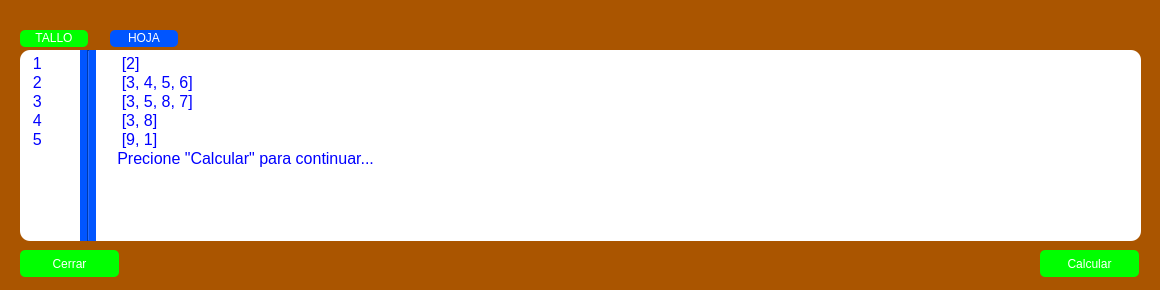
<?xml version="1.0" encoding="UTF-8"?>
<ui version="4.0">
 <class>Form</class>
 <widget class="QWidget" name="Form">
  <property name="geometry">
   <rect>
    <x>0</x>
    <y>0</y>
    <width>1160</width>
    <height>290</height>
   </rect>
  </property>
  <property name="windowTitle">
   <string>Tallo y hoja</string>
  </property>
  <property name="styleSheet">
   <string notr="true">background-color: rgb(170, 85, 0);</string>
  </property>
  <widget class="QPushButton" name="conector">
   <property name="geometry">
    <rect>
     <x>1040</x>
     <y>250</y>
     <width>99</width>
     <height>27</height>
    </rect>
   </property>
   <property name="styleSheet">
    <string notr="true">background-color: rgb(0, 255, 0);
font: 63 12pt &quot;Century Schoolbook L&quot;;
border-radius: 5px;
color: rgb(255, 255, 255);</string>
   </property>
   <property name="text">
    <string>Calcular</string>
   </property>
  </widget>
  <widget class="QLabel" name="label_2">
   <property name="geometry">
    <rect>
     <x>20</x>
     <y>30</y>
     <width>68</width>
     <height>17</height>
    </rect>
   </property>
   <property name="styleSheet">
    <string notr="true">background-color: rgb(0, 255, 0);
font: 63 12pt &quot;Century Schoolbook L&quot;;
border-radius: 5px;</string>
   </property>
   <property name="text">
    <string>&lt;html&gt;&lt;head/&gt;&lt;body&gt;&lt;p align=&quot;center&quot;&gt;&lt;span style=&quot; color:#ffffff;&quot;&gt;TALLO&lt;/span&gt;&lt;/p&gt;&lt;/body&gt;&lt;/html&gt;</string>
   </property>
  </widget>
  <widget class="QLabel" name="label_3">
   <property name="geometry">
    <rect>
     <x>110</x>
     <y>30</y>
     <width>68</width>
     <height>17</height>
    </rect>
   </property>
   <property name="styleSheet">
    <string notr="true">background-color: rgb(0, 85, 255);
font: 63 12pt &quot;Century Schoolbook L&quot;;
border-radius: 5px;</string>
   </property>
   <property name="text">
    <string>&lt;html&gt;&lt;head/&gt;&lt;body&gt;&lt;p align=&quot;center&quot;&gt;&lt;span style=&quot; color:#ffffff;&quot;&gt;HOJA&lt;/span&gt;&lt;/p&gt;&lt;/body&gt;&lt;/html&gt;</string>
   </property>
  </widget>
  <widget class="QTextEdit" name="arbol_text">
   <property name="geometry">
    <rect>
     <x>20</x>
     <y>50</y>
     <width>1121</width>
     <height>191</height>
    </rect>
   </property>
   <property name="styleSheet">
    <string notr="true">background-color: rgb(255, 255, 255);
font: 63 12pt &quot;Century Schoolbook L&quot;;
border-radius: 10px;
color: rgb(0, 0, 255);</string>
   </property>
   <property name="html">
    <string>&lt;!DOCTYPE HTML PUBLIC &quot;-//W3C//DTD HTML 4.0//EN&quot; &quot;http://www.w3.org/TR/REC-html40/strict.dtd&quot;&gt;
&lt;html&gt;&lt;head&gt;&lt;meta name=&quot;qrichtext&quot; content=&quot;1&quot; /&gt;&lt;style type=&quot;text/css&quot;&gt;
p, li { white-space: pre-wrap; }
&lt;/style&gt;&lt;/head&gt;&lt;body style=&quot; font-family:'Century Schoolbook L'; font-size:12pt; font-weight:56; font-style:normal;&quot;&gt;
&lt;p style=&quot; margin-top:0px; margin-bottom:0px; margin-left:0px; margin-right:0px; -qt-block-indent:0; text-indent:0px;&quot;&gt;  1	    [2]&lt;/p&gt;
&lt;p style=&quot; margin-top:0px; margin-bottom:0px; margin-left:0px; margin-right:0px; -qt-block-indent:0; text-indent:0px;&quot;&gt;  2	    [3, 4, 5, 6]&lt;/p&gt;
&lt;p style=&quot; margin-top:0px; margin-bottom:0px; margin-left:0px; margin-right:0px; -qt-block-indent:0; text-indent:0px;&quot;&gt;  3	    [3, 5, 8, 7]&lt;/p&gt;
&lt;p style=&quot; margin-top:0px; margin-bottom:0px; margin-left:0px; margin-right:0px; -qt-block-indent:0; text-indent:0px;&quot;&gt;  4	    [3, 8]&lt;/p&gt;
&lt;p style=&quot; margin-top:0px; margin-bottom:0px; margin-left:0px; margin-right:0px; -qt-block-indent:0; text-indent:0px;&quot;&gt;  5	    [9, 1]&lt;/p&gt;
&lt;p style=&quot; margin-top:0px; margin-bottom:0px; margin-left:0px; margin-right:0px; -qt-block-indent:0; text-indent:0px;&quot;&gt;	   Precione &amp;quot;Calcular&amp;quot; para continuar...&lt;/p&gt;&lt;/body&gt;&lt;/html&gt;</string>
   </property>
  </widget>
  <widget class="Line" name="line">
   <property name="geometry">
    <rect>
     <x>80</x>
     <y>50</y>
     <width>16</width>
     <height>191</height>
    </rect>
   </property>
   <property name="styleSheet">
    <string notr="true">background-color: rgb(0, 85, 255);</string>
   </property>
   <property name="orientation">
    <enum>Qt::Vertical</enum>
   </property>
  </widget>
  <widget class="QPushButton" name="Regresar">
   <property name="geometry">
    <rect>
     <x>20</x>
     <y>250</y>
     <width>99</width>
     <height>27</height>
    </rect>
   </property>
   <property name="styleSheet">
    <string notr="true">background-color: rgb(0, 255, 0);
font: 63 12pt &quot;Century Schoolbook L&quot;;
border-radius: 5px;
color: rgb(255, 255, 255);</string>
   </property>
   <property name="text">
    <string>Cerrar</string>
   </property>
  </widget>
 </widget>
 <resources/>
 <connections/>
</ui>
